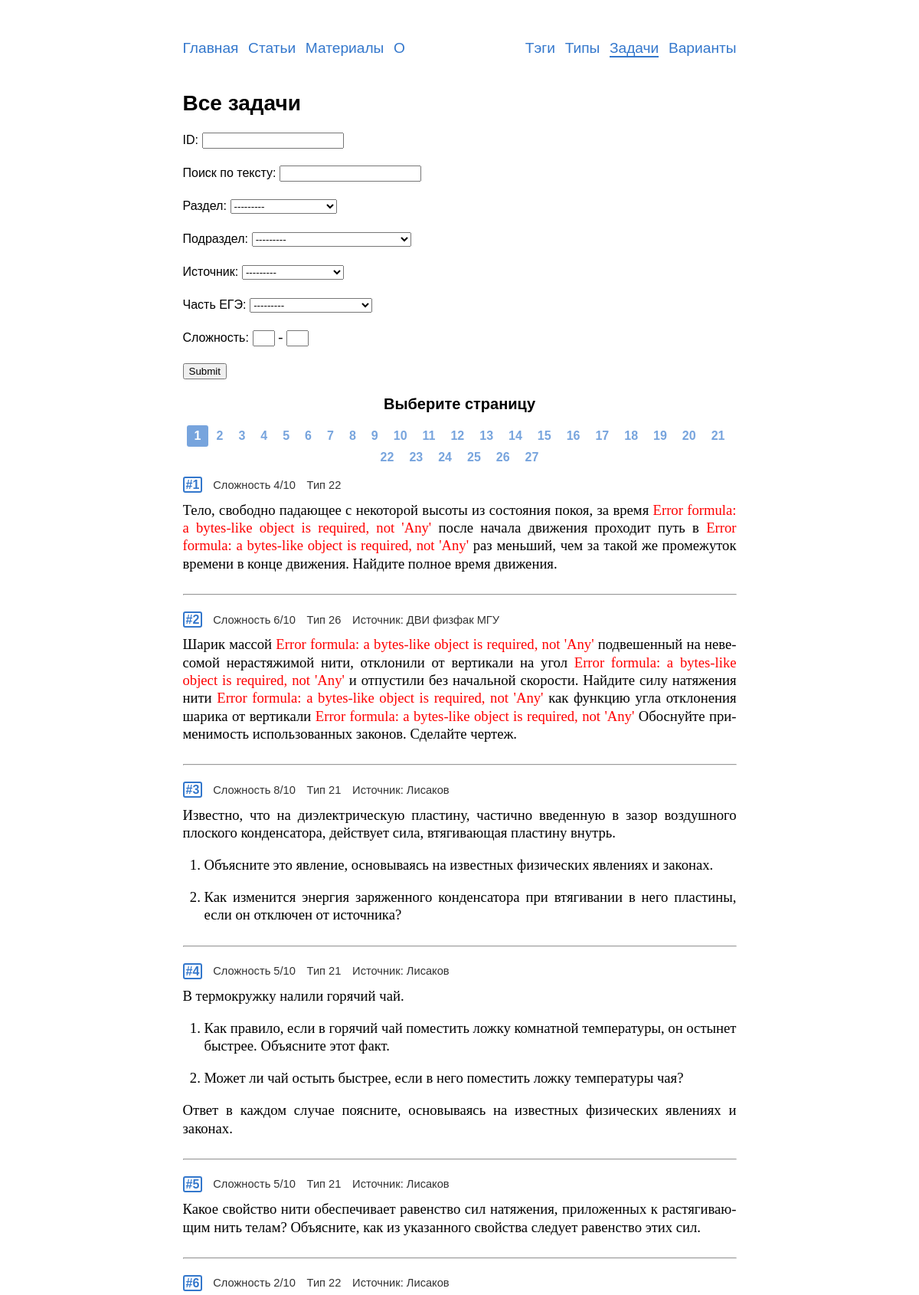
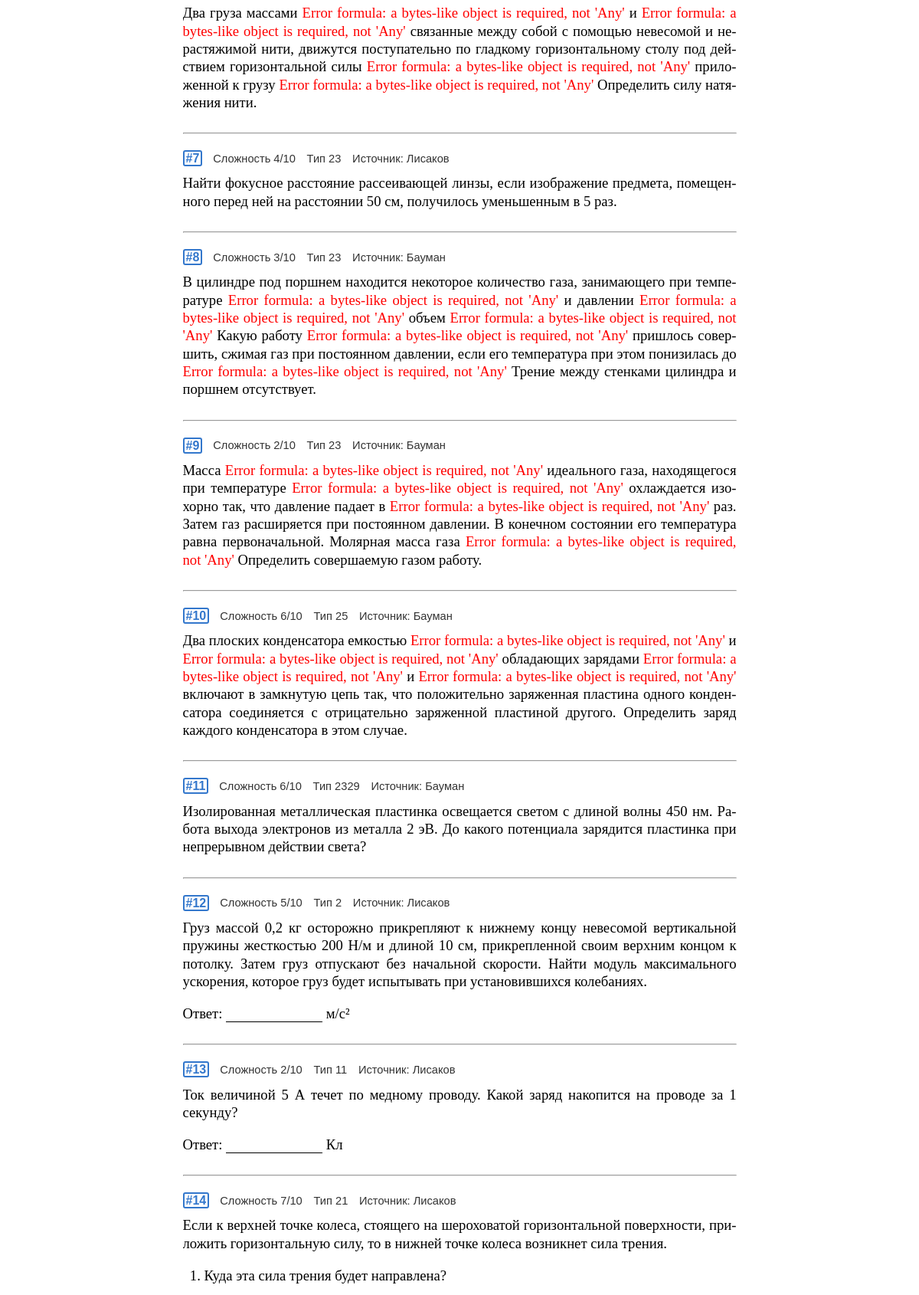
The app's page /problems/ (upper part) with its own data (2 pictures, top to bottom).
### problems/models.py (models this page shows, shortened)
class CategoryBaseModel(models.Model):
    name = models.CharField('название',
                            max_length=150,
                            help_text='Максимум 150 символов')
    slug = models.SlugField('слаг',
                            max_length=150,
                            help_text=('Слаг - текстовый идентификатор,'
                                       ' с помощью которого будут'
                                       ' генерироваться ссылки'))
    class Meta:
        abstract = True
    def __str__(self):
        return self.name

class Category(CategoryBaseModel):
    class Meta:
        verbose_name = 'раздел'
        verbose_name_plural = 'разделы'
        default_related_name = 'category'
        ordering = ['name']

class Subcategory(CategoryBaseModel):
    category = models.ForeignKey(Category,
                                 verbose_name='категория',
                                 on_delete=models.CASCADE,
                                 default=None,
                                 null=True,
                                 blank=False)
    class Meta:
        verbose_name = 'подраздел'
        verbose_name_plural = 'подразделы'
        default_related_name = 'subcategory'
        ordering = ['name']

class Problem(models.Model):
    objects = ProblemManager()
    text = models.TextField('условие',
                            max_length=6000,
                            help_text='Максимум 6 тыс. символов '
                            '(если мало - обратитесь к создательнице сайта)')
    solution = models.TextField('решение',
                                max_length=6000,
                                help_text='Максимум 6 тыс. символов',
                                blank=True,
                                null=True)
    answer = models.TextField('ответ',
                              max_length=1000,
                              help_text='Максимум 1 тыс. символов',
                              blank=True,
                              null=True)
    complexity = models.PositiveSmallIntegerField('сложность',
                                                  help_text=('число от 1 до 10'
                                                             ' включительно'),
                                                  blank=True,
                                                  null=True,
                                                  validators=(
                                                      [MinValueValidator(1),
                                                       MaxValueValidator(10)]))
    author = models.ForeignKey(User,
                               on_delete=models.CASCADE,
                               editable=False,
                               verbose_name='автор')
    date = models.DateField('дата добавления',
                            auto_now_add=True)
    tags = models.ManyToManyField(Tag,
                                  verbose_name='тэги',
                                  blank=True)
    source = models.ForeignKey(Source,
                               on_delete=models.CASCADE,
                               verbose_name='источник',
                               blank=True,
                               null=True)
    category = models.ForeignKey(Category,
                                 on_delete=models.CASCADE,
                                 verbose_name='раздел',
                                 blank=True,
                                 null=True)
    subcategory = models.ForeignKey(Subcategory,
                                    on_delete=models.CASCADE,
                                    verbose_name='подраздел',
                                    blank=True,
                                    null=True)
    type_ege = models.ForeignKey(TypeInEGE,
                                 on_delete=models.CASCADE,
                                 verbose_name='Тип задания',
                                 blank=True,
                                 null=True)
    class Meta:
        verbose_name = 'задача'
        verbose_name_plural = 'задачи'
        default_related_name = 'problems'
    def get_absolute_url(self):
        return reverse('problems:detail', kwargs={'pk': self.pk})

class TypeInEGE(models.Model):
    objects = TypeInEGEManager()
    number = models.PositiveSmallIntegerField('номер')
    max_score = models.PositiveSmallIntegerField('максимальное количество'
                                                 ' баллов')
    part_ege = models.ForeignKey(PartOfEGE,
                                 on_delete=models.CASCADE,
                                 verbose_name='часть ЕГЭ',
                                 default=1)
    class Meta:
        verbose_name = 'тип'
        verbose_name_plural = 'типы'
        default_related_name = 'type'
        ordering = ['number']

class Source(models.Model):
    name = models.CharField('название',
                            max_length=500,
                            help_text='Максимум 500 символов')
    class Meta:
        verbose_name = 'источник'
        verbose_name_plural = 'источники'
        default_related_name = 'source'
        ordering = ['name']
    def __str__(self):
        return self.name

### problems/views.py (the view, shortened to what this page needs)
# urls.py: path('', views.ProblemsView.as_view(), name='list'),
class ProblemsView(ListView):
    model = Problem
    template_name = 'problems/problems_list.html'
    context_object_name = 'problems'
    filter = ProblemFilter
    paginate_by = 40
    def get_queryset(self):
        queryset = Problem.objects.list()
        self.filterset = self.filter(self.request.GET, queryset=queryset)
        return self.filterset.qs.order_by('id')
    def get_context_data(self, **kwargs):
        data = super().get_context_data(**kwargs)
        data['filter'] = ProblemFilter(self.request.GET)
        data['title'] = 'Все задачи'
        return data

### problems/managers.py (called while the page is built)
    def list(self):
        return (
            self.get_queryset()
                .select_related('type_ege')
                .only('id', 'complexity', 'text', 'type_ege__number',
                      'solution', 'source',)
        )

### problems/models.py (called while the page is built)
    def __str__(self):
        return self.name

### problems/templatetags/abbr.py (called while the page is built)
def replace_by_dic(el, dic):
    for i, j in dic.items():
        el = el.replace(i, j)
    return el

@register.filter()
@stringfilter
def abbr(value):
    value = replace_by_dic(value, abbr_dic)
    value = re.sub(r'table_change\[(.+?)\]\[(.+?)\]', table_change_replace,
                   value)
    value = re.sub(r'table_rows(.+)', lambda m: table_rows(m.group(0)), value)
    return value

### problems/templatetags/markdown_extras.py (called while the page is built)
@register.filter()
@stringfilter
def markdown(value):
    return md.markdown(value, extensions=['markdown.extensions.fenced_code',
                                          'tables',
                                          'toc',
                                          'footnotes'])

### problems/templatetags/save_parameters.py (called while the page is built)
@register.simple_tag(takes_context=True)
def param_save(context, **kwargs):
    answ = context['request'].GET.copy()
    for param, value in kwargs.items():
        answ[param] = value
    for param in [param for param, value in answ.items() if not value]:
        del answ[param]
    return answ.urlencode()

### problems/templatetags/ziamath_filter.py (called while the page is built)
def replace_shortcuts(formula):
    try:
        for shortcut, full_name in shortcuts.items():
            formula = re.sub(shortcut, full_name, formula)
        return formula
    except Exception as e:
        return f'<span style="color: red;">Error shortcut: {str(e)}</span>'

def render_formula(match, display_style=False):
    try:
        formula = match.group(1)
        formula = replace_shortcuts(formula)
        math_obj = zm.Math.fromlatex(formula, size=19)
        svg = math_obj.svg()
        root = ET.fromstring(svg)
        dy = -0.96
        y_offset = math_obj.getyofst() + dy
        style = root.attrib.get('style', '')
        root.attrib['style'] = f'{style}; vertical-align: {y_offset}px;'
        if display_style:
            svg_class = 'math-svg display'
        else:
            svg_class = 'math-svg'
        svg = ET.tostring(root, encoding='unicode')\
            .replace('<svg', f'<svg class="{svg_class}"')
        return svg
    except Exception as e:
        return f'<span style="color: red;">Error formula: {str(e)}</span>'

### templates/problems/problems_list.html (shortened to what this page needs)
{% extends "base.html" %}
{% load markdown_extras %}
{% load ziamath_filter %}
{% load abbr %}
{% load save_parameters %}
{% load static %}
{% load cache %}
{% block content %}
  <h1>{{title}}
  </h1>
  <form method="get" class="no-print">
    {{ filter.form.as_p }}
    <input type="submit" />
  </form>
  {% include "includes/pagination.html" %}
  {% for problem in page_obj %}
  <div class="rel">
    <div class="id-in-list">
      <a href="{{problem.get_absolute_url}}"><span class='id-number bold'>#{{problem.id}}</span></a>
      <span class="compl">Сложность {{problem.complexity}}/10</span>
      {% if problem.type_ege.number %}
      <span class="compl">Тип {{problem.type_ege.number}}</span>
      {% endif %}
      {% if problem.source %}<span class="compl">Источник: {{problem.source}}</span>{% endif %}
    </div>
    <div class="problem"> {{problem.text|abbr|ziamath_filter|markdown|safe}} </div>
  </div><hr class=mb20>
  {% endfor %}
{% endblock %}

### static/css/style.css (style rules this page uses)
html { overflow-y: scroll; }
body { -webkit-hyphens: auto; -moz-hyphens: auto; -ms-hyphens: auto; hyphens: auto; margin: 0px auto; width: 723px; max-width: 100%; font-family: 'Times New Roman', Times, serif; text-align: justify; font-size: 14pt; line-height: 17.5pt; margin-bottom:12ex; }
h1, h2, h3, h4, h5, h6, .h1, .h2, .h3, .h4, .h5, .h6 { text-align: left; font-weight:bold; font-family: Tahoma, Arial, sans-serif; }
h1, .h1 { font-size:21pt; line-height: 25pt; }
.problem { overflow-y: auto; overflow-x: hidden; }
.bold { font-weight:900; }
.id-number { border: 2px solid #3377cc; border-radius: 3px; padding: 0px 2px 0px 2px; font-family: Tahoma, Arial, sans-serif; font-size:12pt; }
.rel { position: relative; }
.id-in-list { margin-bottom:-10px; display: flex; flex-wrap: wrap; align-items: center; line-height: 17pt; }
.compl { margin-right:1.9ex; font-size: 11pt; font-family: Arial; color: #333333; -webkit-hyphens: none; -moz-hyphens: none; -ms-hyphens: none; hyphens: none; }
.id-in-list .compl:last-child { margin-right:0; }
.id-in-list .compl:first-of-type, .var-id-in-list .compl:first-of-type { margin-left:1.8ex; }
.ans { border-bottom: 1.3px solid black; white-space: pre; }
a { text-decoration: none; color: #3377cc; }
label { font-family: Tahoma, Arial, sans-serif; font-size: 12pt; }
input[name="complexity_min"], input[name="complexity_max"] { width: 3ex; text-align: center; }
input[name="complexity_max"] { margin-left:3pt; }
ol,ul { padding-left: 1.5em; }
.mb20 { margin-bottom:20px; }

### records on screen
Subcategory: category "---------"
Problem: id "1", complexity "4", type_ege.number "22", text|abbr "Тело, свободно падающее с некоторой высоты из состояния покоя, за время Error formula: a bytes-like object is required, not 'Any' после начала движения проходит путь в Error formula: a bytes-like object is required, not 'Any' раз меньший, чем за такой же промежуток времени в конце движения. Найдите полное время движения."
Problem: id "2", complexity "6", type_ege.number "26", source "ДВИ физфак МГУ", text|abbr "Шарик массой Error formula: a bytes-like object is required, not 'Any' подвешенный на невесомой нерастяжимой нити, отклонили от вертикали на угол Error formula: a bytes-like object is required, not 'Any' и отпустили без начальной скорости. Найдите силу натяжения нити Error formula: a bytes-like object is required, not 'Any' как функцию угла отклонения шарика от вертикали Error formula: a bytes-like object is required, not 'Any' Обоснуйте применимость использованных законов. Сделайте чертеж."
Problem: id "3", complexity "8", type_ege.number "21", source "Лисаков", text|abbr "Известно, что на диэлектрическую пластину, частично введенную в зазор воздушного плоского конденсатора, действует сила, втягивающая пластину внутрь. Объясните это явление, основываясь на известных физических явлениях и законах. Как изменится энергия заряженного конденсатора при втягивании в него пластины, если он отключен от ис­точ­ника?"
Problem: id "4", complexity "5", type_ege.number "21", source "Лисаков", text|abbr "В термокружку налили горячий чай. Как правило, если в горячий чай поместить ложку комнатной температуры, он остынет быстрее. Объясните этот факт. Может ли чай остыть быстрее, если в него поместить ложку температуры чая? Ответ в каждом случае поясните, основываясь на известных физических явлениях и законах."
Problem: id "5", complexity "5", type_ege.number "21", source "Лисаков", text|abbr "Какое свойство нити обеспечивает равенство сил натяжения, приложенных к растягивающим нить телам? Объясните, как из указанного свойства следует равенство этих сил."
Problem: id "6", complexity "2", type_ege.number "22", source "Лисаков", text|abbr "Два груза массами Error formula: a bytes-like object is required, not 'Any' и Error formula: a bytes-like object is required, not 'Any' связанные между собой с помощью невесомой и нерастяжимой нити, движутся поступательно по гладкому горизонтальному столу под действием горизонтальной силы Error formula: a bytes-like object is required, not 'Any' приложенной к грузу Error formula: a bytes-like object is required, not 'Any' Определить силу натяжения нити."
Problem: id "7", complexity "4", type_ege.number "23", source "Лисаков", text|abbr "Найти фокусное расстояние рассеивающей линзы, если изображение предмета, помещенного перед ней на расстоянии 50 см, получилось уменьшенным в 5 раз."
Problem: id "8", complexity "3", type_ege.number "23", source "Бауман", text|abbr "В цилиндре под поршнем находится некоторое количество газа, занимающего при температуре Error formula: a bytes-like object is required, not 'Any' и давлении Error formula: a bytes-like object is required, not 'Any' объем Error formula: a bytes-like object is required, not 'Any' Какую работу Error formula: a bytes-like object is required, not 'Any' пришлось совершить, сжимая газ при постоянном давлении, если его температура при этом понизилась до Error formula: a bytes-like object is required, not 'Any' Трение между стенками цилиндра и поршнем отсутствует."
Problem: id "9", complexity "2", type_ege.number "23", source "Бауман", text|abbr "Масса Error formula: a bytes-like object is required, not 'Any' идеального газа, находящегося при температуре Error formula: a bytes-like object is required, not 'Any' охлаждается изохорно так, что давление падает в Error formula: a bytes-like object is required, not 'Any' раз. Затем газ расширяется при постоянном давлении. В конечном состоянии его температура равна первоначальной. Молярная масса газа Error formula: a bytes-like object is required, not 'Any' Определить совершаемую газом работу."
Problem: id "10", complexity "6", type_ege.number "25", source "Бауман", text|abbr "Два плоских конденсатора емкостью Error formula: a bytes-like object is required, not 'Any' и Error formula: a bytes-like object is required, not 'Any' обладающих зарядами Error formula: a bytes-like object is required, not 'Any' и Error formula: a bytes-like object is required, not 'Any' включают в замкнутую цепь так, что положительно заряженная пластина одного конденсатора соединяется с отрицательно заряженной пластиной другого. Определить заряд каждого конденсатора в этом случае."
Problem: id "11", complexity "6", type_ege.number "2329", source "Бауман", text|abbr "Изолированная металлическая пластинка освещается светом с длиной волны 450 нм. Работа выхода электронов из металла 2 эВ. До какого потенциала зарядится пластинка при непрерывном действии света?"
Problem: id "12", complexity "5", type_ege.number "2", source "Лисаков", text|abbr "Груз массой 0,2 кг осторожно прикрепляют к нижнему концу невесомой вертикальной пружины жесткостью 200 Н/м и длиной 10 см, прикрепленной своим верхним концом к потолку. Затем груз отпускают без начальной скорости. Найти модуль максимального ускорения, которое груз будет испытывать при установившихся колебаниях. Ответ: м/c²"
Problem: id "13", complexity "2", type_ege.number "11", source "Лисаков", text|abbr "Ток величиной 5 А течет по медному проводу. Какой заряд накопится на проводе за 1 секунду? Ответ: Кл"
Problem: id "14", complexity "7", type_ege.number "21", source "Лисаков", text|abbr "Если к верхней точке колеса, стоящего на шероховатой горизонтальной поверхности, приложить горизонтальную силу, то в нижней точке колеса возникнет сила трения. Куда эта сила трения будет направлена?"

### other values on screen
{{ title }} "Все задачи"
{{ page_number }} "1" "2" "3" "4" "5" "6" "7" "8" "9" "10" "11" "12" "13" "14" "15" "16" "17" "18" "19" "20" "21" "22" "23" "24" "25" "26" "27"
